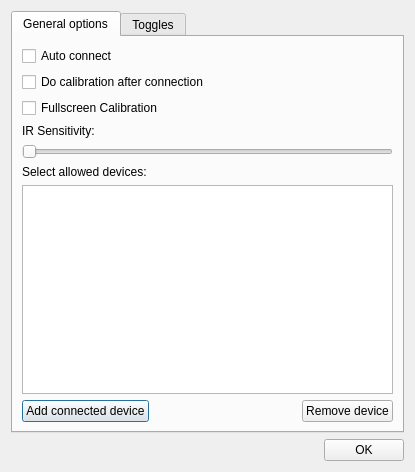
<?xml version="1.0" encoding="UTF-8"?>
<ui version="4.0">
 <class>Dialog</class>
 <widget class="QDialog" name="Dialog">
  <property name="geometry">
   <rect>
    <x>0</x>
    <y>0</y>
    <width>415</width>
    <height>472</height>
   </rect>
  </property>
  <property name="minimumSize">
   <size>
    <width>415</width>
    <height>472</height>
   </size>
  </property>
  <property name="maximumSize">
   <size>
    <width>415</width>
    <height>472</height>
   </size>
  </property>
  <property name="windowTitle">
   <string>Configuration</string>
  </property>
  <property name="modal">
   <bool>true</bool>
  </property>
  <layout class="QGridLayout" name="gridLayout_3">
   <item row="0" column="0" colspan="2">
    <widget class="QTabWidget" name="tabWidget">
     <property name="enabled">
      <bool>true</bool>
     </property>
     <property name="currentIndex">
      <number>0</number>
     </property>
     <widget class="QWidget" name="tab">
      <attribute name="title">
       <string>General options</string>
      </attribute>
      <layout class="QGridLayout" name="gridLayout_2">
       <item row="0" column="0" colspan="3">
        <widget class="QCheckBox" name="check_autoconnect">
         <property name="text">
          <string>Auto connect</string>
         </property>
        </widget>
       </item>
       <item row="2" column="0" colspan="3">
        <widget class="QCheckBox" name="check_fullscreen">
         <property name="text">
          <string>Fullscreen Calibration</string>
         </property>
        </widget>
       </item>
       <item row="5" column="0" colspan="3">
        <widget class="QLabel" name="label">
         <property name="text">
          <string>Select allowed devices:</string>
         </property>
        </widget>
       </item>
       <item row="6" column="0" colspan="3">
        <widget class="QListWidget" name="macListWidget"/>
       </item>
       <item row="7" column="0">
        <widget class="QPushButton" name="button_addDev">
         <property name="text">
          <string>Add connected device</string>
         </property>
        </widget>
       </item>
       <item row="7" column="1">
        <spacer name="horizontalSpacer_3">
         <property name="orientation">
          <enum>Qt::Horizontal</enum>
         </property>
         <property name="sizeHint" stdset="0">
          <size>
           <width>40</width>
           <height>20</height>
          </size>
         </property>
        </spacer>
       </item>
       <item row="7" column="2">
        <widget class="QPushButton" name="button_remDev">
         <property name="text">
          <string>Remove device</string>
         </property>
        </widget>
       </item>
       <item row="1" column="0" colspan="3">
        <widget class="QCheckBox" name="check_autocalibration">
         <property name="text">
          <string>Do calibration after connection</string>
         </property>
        </widget>
       </item>
       <item row="4" column="0" colspan="3">
        <widget class="QSlider" name="slider_ir">
         <property name="orientation">
          <enum>Qt::Horizontal</enum>
         </property>
        </widget>
       </item>
       <item row="3" column="0" colspan="3">
        <widget class="QLabel" name="label_2">
         <property name="text">
          <string>IR Sensitivity:</string>
         </property>
        </widget>
       </item>
      </layout>
     </widget>
     <widget class="QWidget" name="tab_2">
      <attribute name="title">
       <string>Toggles</string>
      </attribute>
      <layout class="QGridLayout" name="gridLayout">
       <item row="0" column="0">
        <widget class="QGraphicsView" name="screenAreas">
         <property name="autoFillBackground">
          <bool>false</bool>
         </property>
        </widget>
       </item>
       <item row="1" column="0">
        <layout class="QHBoxLayout" name="horizontalLayout">
         <item>
          <layout class="QVBoxLayout" name="verticalLayout_2">
           <item>
            <widget class="QLabel" name="label_6">
             <property name="text">
              <string>Area 1</string>
             </property>
            </widget>
           </item>
           <item>
            <widget class="QLabel" name="label_3">
             <property name="text">
              <string>Area 2</string>
             </property>
            </widget>
           </item>
           <item>
            <widget class="QLabel" name="label_4">
             <property name="text">
              <string>Area 3</string>
             </property>
            </widget>
           </item>
           <item>
            <widget class="QLabel" name="label_5">
             <property name="text">
              <string>Area 4</string>
             </property>
            </widget>
           </item>
          </layout>
         </item>
         <item>
          <layout class="QVBoxLayout" name="verticalLayout">
           <item>
            <widget class="QComboBox" name="combo1">
             <item>
              <property name="text">
               <string>Left Click</string>
              </property>
             </item>
             <item>
              <property name="text">
               <string>Only Move</string>
              </property>
             </item>
             <item>
              <property name="text">
               <string>Right Click</string>
              </property>
             </item>
             <item>
              <property name="text">
               <string>Middle Click</string>
              </property>
             </item>
            </widget>
           </item>
           <item>
            <widget class="QComboBox" name="combo2">
             <item>
              <property name="text">
               <string>Left Click</string>
              </property>
             </item>
             <item>
              <property name="text">
               <string>Only Move</string>
              </property>
             </item>
             <item>
              <property name="text">
               <string>Right Click</string>
              </property>
             </item>
             <item>
              <property name="text">
               <string>Middle Click</string>
              </property>
             </item>
            </widget>
           </item>
           <item>
            <widget class="QComboBox" name="combo3">
             <item>
              <property name="text">
               <string>Left Click</string>
              </property>
             </item>
             <item>
              <property name="text">
               <string>Only Move</string>
              </property>
             </item>
             <item>
              <property name="text">
               <string>Right Click</string>
              </property>
             </item>
             <item>
              <property name="text">
               <string>Middle Click</string>
              </property>
             </item>
            </widget>
           </item>
           <item>
            <widget class="QComboBox" name="combo4">
             <item>
              <property name="text">
               <string>Left Click</string>
              </property>
             </item>
             <item>
              <property name="text">
               <string>Only Move</string>
              </property>
             </item>
             <item>
              <property name="text">
               <string>Right Click</string>
              </property>
             </item>
             <item>
              <property name="text">
               <string>Middle Click</string>
              </property>
             </item>
            </widget>
           </item>
          </layout>
         </item>
        </layout>
       </item>
      </layout>
     </widget>
    </widget>
   </item>
   <item row="1" column="0">
    <spacer name="horizontalSpacer_2">
     <property name="orientation">
      <enum>Qt::Horizontal</enum>
     </property>
     <property name="sizeHint" stdset="0">
      <size>
       <width>287</width>
       <height>20</height>
      </size>
     </property>
    </spacer>
   </item>
   <item row="1" column="1">
    <widget class="QPushButton" name="button_OK">
     <property name="text">
      <string>OK</string>
     </property>
    </widget>
   </item>
  </layout>
 </widget>
 <tabstops>
  <tabstop>button_addDev</tabstop>
  <tabstop>button_remDev</tabstop>
  <tabstop>check_fullscreen</tabstop>
  <tabstop>macListWidget</tabstop>
 </tabstops>
 <resources/>
 <connections/>
</ui>
